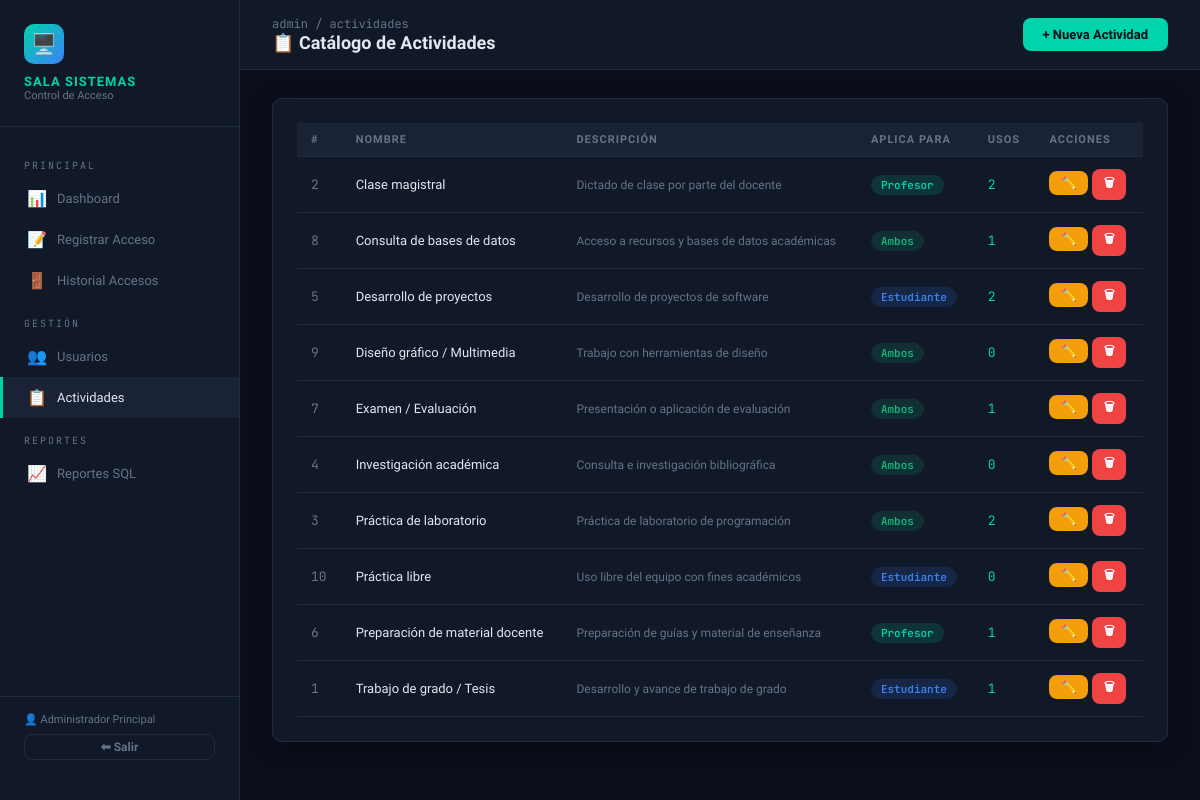
The app's page /admin/actividades.php (signed in) with its own data.
### tables this page shows
CREATE TABLE IF NOT EXISTS actividades_catalogo (
    id_actividad        INT             AUTO_INCREMENT,
    nombre_actividad    VARCHAR(150)    NOT NULL,                           
    descripcion         TEXT            NULL,
    aplica_para         ENUM('estudiante','profesor','ambos') NOT NULL DEFAULT 'ambos',
    CONSTRAINT pk_actividades PRIMARY KEY (id_actividad)                   
);

### admin/actividades.php (the view, shortened to what this page needs)
<?php
$db = getDB();
$actividades = $db->query("SELECT *, (SELECT COUNT(*) FROM registros_acceso WHERE id_actividad=a.id_actividad) AS usos FROM actividades_catalogo a ORDER BY nombre_actividad")->fetchAll();
?>
<!DOCTYPE html>
<html lang="es">
<head>
  <link rel="stylesheet" href="../assets/css/style.css">
</head>
<body>
<div class="wrapper">
  <?php include '../includes/sidebar.php'; ?>
  <div class="main-content">
    <div class="topbar">
      <div>
        <div class="breadcrumb">admin / actividades</div>
        <h1>📋 Catálogo de Actividades</h1>
      </div>
      <button class="btn btn-primary" onclick="openModal()">+ Nueva Actividad</button>
    </div>
    <div class="page-body">
      <div class="card">
        <div class="table-wrap">
          <table>
            <thead>
              <tr><th>#</th><th>Nombre</th><th>Descripción</th><th>Aplica para</th><th>Usos</th><th>Acciones</th></tr>
            </thead>
            <tbody>
              <?php foreach ($actividades as $a): ?>
              <tr>
                <td class="mono text-muted"><?= $a['id_actividad'] ?></td>
                <td><?= htmlspecialchars($a['nombre_actividad']) ?></td>
                <td style="font-size:12px;color:var(--text-muted);"><?= htmlspecialchars($a['descripcion'] ?? '') ?></td>
                <td><span class="badge badge-<?= $a['aplica_para'] === 'ambos' ? 'activo' : $a['aplica_para'] ?>"><?= ucfirst($a['aplica_para']) ?></span></td>
                <td class="mono text-accent"><?= $a['usos'] ?></td>
                <td>
                  <button class="btn btn-warning btn-sm" onclick="openEdit(<?= htmlspecialchars(json_encode($a)) ?>)">✏️</button>
                  <a href="?delete=<?= $a['id_actividad'] ?>" class="btn btn-danger btn-sm" onclick="return confirm('¿Eliminar?')">🗑</a>
                </td>
              </tr>
              <?php endforeach; ?>
            </tbody>
          </table>
        </div>
      </div>
    </div>
  </div>
</div>
</body>
</html>

### assets/css/style.css (style rules this page uses)
:root { --bg-dark: #0b0f1a; --bg-card: #111827; --bg-surface: #1a2235; --accent: #00d4aa; --accent2: #3b82f6; --danger: #ef4444; --warning: #f59e0b; --success: #10b981; --text-main: #e2e8f0; --text-muted: #64748b; --border: #1e2d45; --radius: 10px; --shadow: 0 4px 24px rgba(0,0,0,0.4); }
*, *::before, *::after { box-sizing: border-box; margin: 0; padding: 0; }
body { font-family: 'Sora', sans-serif; background: var(--bg-dark); color: var(--text-main); min-height: 100vh; font-size: 14px; }
.wrapper { display: flex; min-height: 100vh; }
.main-content { margin-left: 240px; flex: 1; display: flex; flex-direction: column; }
.topbar { background: var(--bg-card); border-bottom: 1px solid var(--border); padding: 16px 32px; display: flex; align-items: center; justify-content: space-between; }
.topbar h1 { font-size: 18px; font-weight: 700; }
.topbar .breadcrumb { font-size: 12px; color: var(--text-muted); font-family: 'JetBrains Mono', monospace; }
.page-body { padding: 28px 32px; flex: 1; }
.card { background: var(--bg-card); border: 1px solid var(--border); border-radius: var(--radius); padding: 24px; box-shadow: var(--shadow); margin-bottom: 24px; }
.table-wrap { overflow-x: auto; }
table { width: 100%; border-collapse: collapse; font-size: 13px; }
thead th { background: var(--bg-surface); color: var(--text-muted); font-size: 11px; text-transform: uppercase; letter-spacing: 1px; padding: 10px 14px; text-align: left; font-weight: 600; border-bottom: 1px solid var(--border); }
tbody tr { border-bottom: 1px solid var(--border); transition: background .15s; }
tbody td { padding: 12px 14px; }
.badge { display: inline-block; padding: 3px 10px; border-radius: 20px; font-size: 11px; font-weight: 600; font-family: 'JetBrains Mono', monospace; }
.badge-estudiante { background: rgba(59,130,246,.15); color: var(--accent2); }
.badge-profesor { background: rgba(0,212,170,.15); color: var(--accent); }
.badge-activo { background: rgba(16,185,129,.15); color: var(--success); }
.btn { display: inline-flex; align-items: center; gap: 7px; padding: 9px 20px; border-radius: 8px; font-size: 13px; font-weight: 600; border: none; cursor: pointer; text-decoration: none; transition: all .2s; font-family: 'Sora', sans-serif; }
.btn-primary { background: var(--accent); color: #0b0f1a; }
.btn-danger { background: var(--danger); color: #fff; }
.btn-sm { padding: 5px 12px; font-size: 12px; }
.btn-warning { background: var(--warning); color: #0b0f1a; }
.text-muted { color: var(--text-muted); }
.text-accent { color: var(--accent); }
.mono { font-family: 'JetBrains Mono', monospace; }

### records on screen
actividades_catalogo: id_actividad "2", nombre_actividad "Clase magistral", descripcion "Dictado de clase por parte del docente", aplica_para "Profesor", usos "2"
actividades_catalogo: id_actividad "8", nombre_actividad "Consulta de bases de datos", descripcion "Acceso a recursos y bases de datos académicas", aplica_para "Ambos", usos "1"
actividades_catalogo: id_actividad "5", nombre_actividad "Desarrollo de proyectos", descripcion "Desarrollo de proyectos de software", aplica_para "Estudiante", usos "2"
actividades_catalogo: id_actividad "9", nombre_actividad "Diseño gráfico / Multimedia", descripcion "Trabajo con herramientas de diseño", aplica_para "Ambos", usos "0"
actividades_catalogo: id_actividad "7", nombre_actividad "Examen / Evaluación", descripcion "Presentación o aplicación de evaluación", aplica_para "Ambos", usos "1"
actividades_catalogo: id_actividad "4", nombre_actividad "Investigación académica", descripcion "Consulta e investigación bibliográfica", aplica_para "Ambos", usos "0"
actividades_catalogo: id_actividad "3", nombre_actividad "Práctica de laboratorio", descripcion "Práctica de laboratorio de programación", aplica_para "Ambos", usos "2"
actividades_catalogo: id_actividad "10", nombre_actividad "Práctica libre", descripcion "Uso libre del equipo con fines académicos", aplica_para "Estudiante", usos "0"
actividades_catalogo: id_actividad "6", nombre_actividad "Preparación de material docente", descripcion "Preparación de guías y material de enseñanza", aplica_para "Profesor", usos "1"
actividades_catalogo: id_actividad "1", nombre_actividad "Trabajo de grado / Tesis", descripcion "Desarrollo y avance de trabajo de grado", aplica_para "Estudiante", usos "1"

### other values on screen
$_SESSION['admin_name'] "Administrador Principal"
